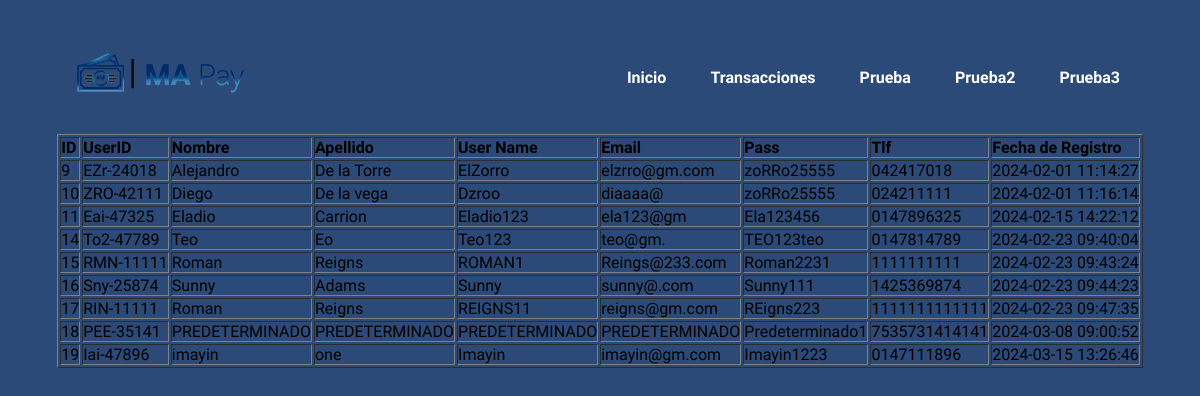
Screenshot of /Página/Users.php with the database file from the repository.
### tables this page shows
CREATE TABLE `usuario` (
  `ID` int(11) NOT NULL,
  `UserID` text NOT NULL,
  `Nombre` text NOT NULL,
  `Apellido` text NOT NULL,
  `User_name` text NOT NULL,
  `Email` text NOT NULL,
  `Pass` text NOT NULL,
  `Tlf` text NOT NULL,
  `Reg` datetime NOT NULL DEFAULT current_timestamp()
);

### Página/Users.php (the view, shortened to what this page needs)
<!DOCTYPE html>
<html lang="es">
<head>
    <link href='https://unpkg.com/boxicons@2.1.4/css/boxicons.min.css' rel='stylesheet'>
    <link rel="stylesheet" href="stilou.css">
</head>
    <body>
        <header>
            <nav>
                    <img src="logo1.png">
                <ul>
                    <li><a href="Menu.php">Inicio</a></li>
                    <li><a href="Transac.php">Transacciones</a></li>
                    <li><a href="#">Prueba</a></li>
                    <li><a href="#">Prueba2</a></li>
                    <li><a href="#">Prueba3</a></li>
                </ul>
            </nav>
        </header>
<center>
<?php
include ("conex.php");
    $query="SELECT * FROM usuario";
    $resul=mysqli_query($link, $query);
    echo "<table border>
    <tr>
    <td><b>ID</b>
    <td><b>UserID</td>
    <td><b>Nombre</td>
    <td><b>Apellido</td>
    <td><b>User Name</td>
    <td><b>Email</td>
    <td><b>Pass</td>
    <td><b>Tlf</td>
    <td><b>Fecha de Registro</td>
    </tr>";
    while ($dato = mysqli_fetch_array($resul)){
        echo "<tr>";
        echo "<td>".$dato['ID']."</td>";
        echo "<td>".$dato['UserID']."</td>";
        echo "<td>".$dato['Nombre']."</td>";
        echo "<td>".$dato['Apellido']."</td>";
        echo "<td>".$dato['User_name']."</td>";
        echo "<td>".$dato['Email']."</td>";
        echo "<td>".$dato['Pass']."</td>";
        echo "<td>".$dato['Tlf']."</td>";
        echo "<td>".$dato['Reg']."</td>";
        echo "</tr>";
    }
    echo "</table>";
?>

### Página/stilou.css (style rules this page uses)
* { font-family: "Sora", sans-serif; margin: 0; padding: 0; box-sizing: border-box; }
body { background-color: #2b4a77; background-position: center; background-size: cover; }
nav { display: flex; align-items: center; justify-content: space-between; padding-top: 20px; padding-left: 5%; padding-right: 5%; font-weight: bold; }
ul li { display: inline-block; padding: 0px 20px; }
a { color: #fff; text-decoration: none; }

### rows the page displays
usuario: ID "9", UserID "EZr-24018", Nombre "Alejandro", Apellido "De la Torre", User_name "ElZorro", Email "elzrro@gm.com", Pass "zoRRo25555", Tlf "042417018", Reg "2024-02-01 11:14:27"
usuario: ID "10", UserID "ZRO-42111", Nombre "Diego", Apellido "De la vega", User_name "Dzroo", Email "diaaaa@", Pass "zoRRo25555", Tlf "024211111", Reg "2024-02-01 11:16:14"
usuario: ID "11", UserID "Eai-47325", Nombre "Eladio", Apellido "Carrion", User_name "Eladio123", Email "ela123@gm", Pass "Ela123456", Tlf "0147896325", Reg "2024-02-15 14:22:12"
usuario: ID "14", UserID "To2-47789", Nombre "Teo", Apellido "Eo", User_name "Teo123", Email "teo@gm.", Pass "TEO123teo", Tlf "0147814789", Reg "2024-02-23 09:40:04"
usuario: ID "15", UserID "RMN-11111", Nombre "Roman", Apellido "Reigns", User_name "ROMAN1", Email "Reings@233.com", Pass "Roman2231", Tlf "1111111111", Reg "2024-02-23 09:43:24"
usuario: ID "16", UserID "Sny-25874", Nombre "Sunny", Apellido "Adams", User_name "Sunny", Email "sunny@.com", Pass "Sunny111", Tlf "1425369874", Reg "2024-02-23 09:44:23"
usuario: ID "17", UserID "RIN-11111", Nombre "Roman", Apellido "Reigns", User_name "REIGNS11", Email "reigns@gm.com", Pass "REigns223", Tlf "1111111111111", Reg "2024-02-23 09:47:35"
usuario: ID "18", UserID "PEE-35141", Nombre "PREDETERMINADO", Apellido "PREDETERMINADO", User_name "PREDETERMINADO", Email "PREDETERMINADO", Pass "Predeterminado1", Tlf "7535731414141", Reg "2024-03-08 09:00:52"
usuario: ID "19", UserID "Iai-47896", Nombre "imayin", Apellido "one", User_name "Imayin", Email "imayin@gm.com", Pass "Imayin1223", Tlf "0147111896", Reg "2024-03-15 13:26:46"
